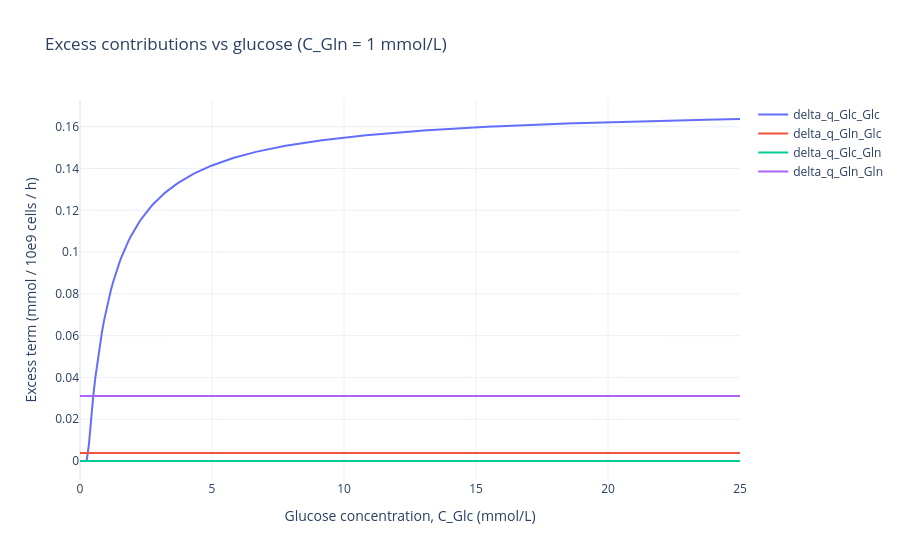
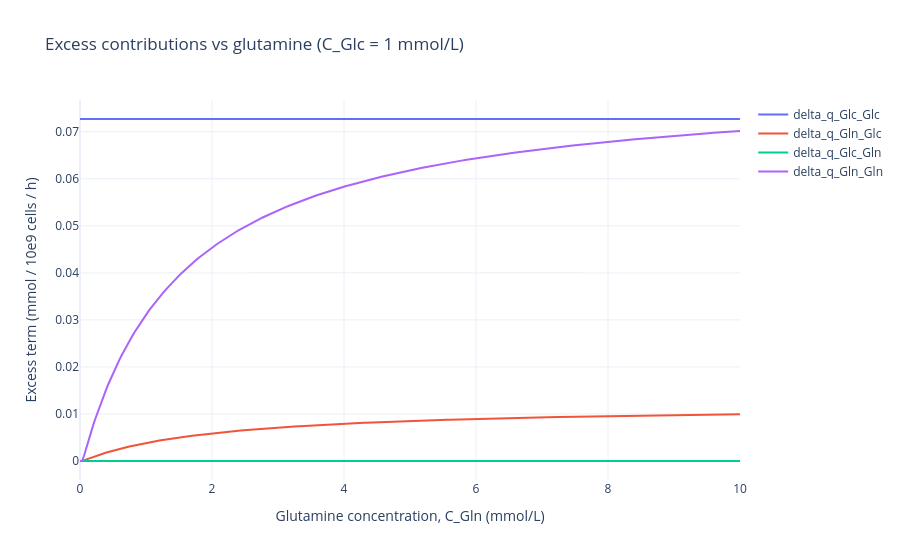
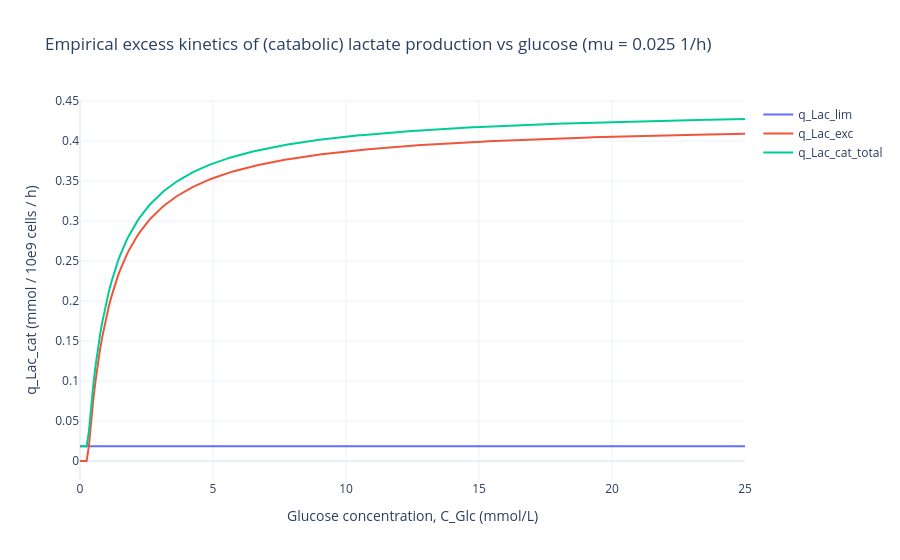
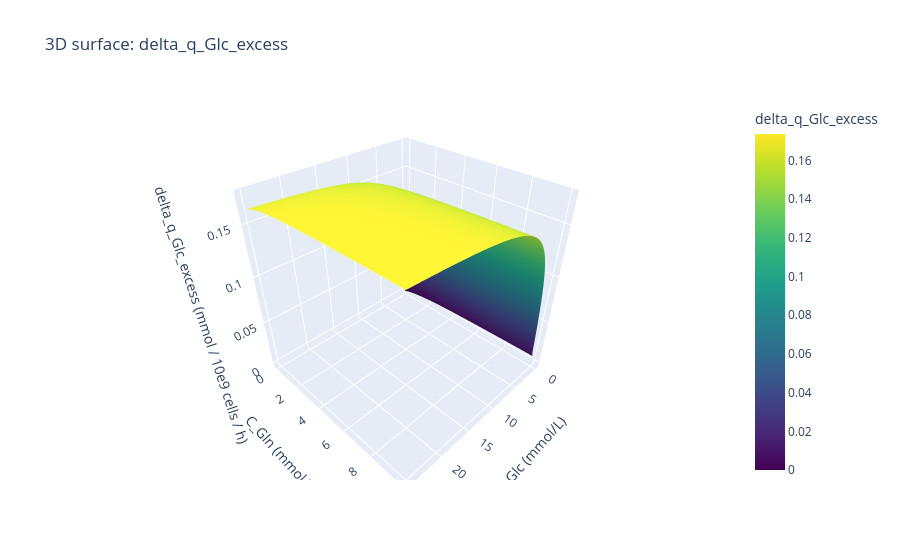

Notebook code cell kept with these figures, in order:
### Code cell
import plotly.graph_objects as go

# Graphing settup
# Sweep A: C_Glc in at fixed C_Gln = 1 mmol/L or in meshgrid
C_Glc_sweep = np.linspace(0.0, 25.0, 301)
C_Gln_fixed = 1.0

# Sweep B: C_Gln in at fixed C_Glc = 1 mmol/L or in meshgrid
C_Gln_sweep = np.linspace(0.0, 10.0, 301)
C_Glc_fixed = 1.0

# For catabolic yield calculations, we need growth rate as well
mu_sweep = np.linspace(0.0, 0.5, 301)  # example growth rate sweep from 0 to 1 1/h
mu_fixed = 0.025

# Reuse the excess model implementation directly
excess_model = sim.kinetic_model 

# ---- 1D sweeps requested by user ----

# Evaluate all four excess terms for each sweep
# return order:
# [delta_q_Glc_Glc, delta_q_Gln_Glc, delta_q_Glc_Gln, delta_q_Gln_Gln]
excess_vs_glc = np.array([
    excess_model.delta_q_excess_Glc_Gln(C_Glc, C_Gln_fixed)
    for C_Glc in C_Glc_sweep
], dtype=float)

excess_vs_gln = np.array([
    excess_model.delta_q_excess_Glc_Gln(C_Glc_fixed, C_Gln)
    for C_Gln in C_Gln_sweep
], dtype=float)

# New interface: inspect catabolic terms via get_cat_yield_terms
cat_terms_vs_glc = [
    excess_model.get_cat_yield_terms(mu=mu_fixed, C_Glc=C_Glc, C_Gln=C_Gln_fixed)
    for C_Glc in C_Glc_sweep
]
q_Lac_lim_vs_glc = np.array([d["q_Lac_lim"] for d in cat_terms_vs_glc], dtype=float)
q_Lac_exc_vs_glc = np.array([d["q_Lac_exc"] for d in cat_terms_vs_glc], dtype=float)
q_Lac_cat_vs_glc = np.array([d["q_Lac_cat"] for d in cat_terms_vs_glc], dtype=float)

labels = [
    "delta_q_Glc_Glc",
    "delta_q_Gln_Glc",
    "delta_q_Glc_Gln",
    "delta_q_Gln_Gln",
]

fig_glc = go.Figure()
for i, name in enumerate(labels):
    fig_glc.add_trace(
        go.Scatter(
            x=C_Glc_sweep,
            y=excess_vs_glc[:, i] * 1e9,  # convert to mmol / 10e9 cells / h for better readability
            mode="lines",
            name=name,
        )
    )
fig_glc.update_layout(
    title="Excess contributions vs glucose (C_Gln = 1 mmol/L)",
    xaxis_title="Glucose concentration, C_Glc (mmol/L)",
    yaxis_title="Excess term (mmol / 10e9 cells / h)",
    template="plotly_white",
)
fig_glc.show()

fig_gln = go.Figure()
for i, name in enumerate(labels):
    fig_gln.add_trace(
        go.Scatter(
            x=C_Gln_sweep,
            y=excess_vs_gln[:, i] * 1e9,
            mode="lines",
            name=name,
        )
    )
fig_gln.update_layout(
    title="Excess contributions vs glutamine (C_Glc = 1 mmol/L)",
    xaxis_title="Glutamine concentration, C_Gln (mmol/L)",
    yaxis_title="Excess term (mmol / 10e9 cells / h)",
    template="plotly_white",
)
fig_gln.show()

fig_q_Lactate_empirical = go.Figure()
fig_q_Lactate_empirical.add_trace(
    go.Scatter(
        x=C_Glc_sweep,
        y=q_Lac_lim_vs_glc * 1e9,
        mode="lines",
        name="q_Lac_lim",
    )
)
fig_q_Lactate_empirical.add_trace(
    go.Scatter(
        x=C_Glc_sweep,
        y=q_Lac_exc_vs_glc * 1e9,
        mode="lines",
        name="q_Lac_exc",
    )
)
fig_q_Lactate_empirical.add_trace(
    go.Scatter(
        x=C_Glc_sweep,
        y=q_Lac_cat_vs_glc * 1e9,
        mode="lines",
        name="q_Lac_cat_total",
    )
)
fig_q_Lactate_empirical.update_layout(
    title=f"Empirical excess kinetics of (catabolic) lactate production vs glucose (mu = {mu_fixed} 1/h)",
    xaxis_title="Glucose concentration, C_Glc (mmol/L)",
    yaxis_title="q_Lac_cat (mmol / 10e9 cells / h)",
    template="plotly_white",
)
fig_q_Lactate_empirical.show()


# ---- 3D surfaces over same ranges ----
X_glc, Y_gln = np.meshgrid(C_Glc_sweep, C_Gln_sweep)

Z_delta_q_Glc = np.zeros_like(X_glc, dtype=float)
Z_delta_q_Gln = np.zeros_like(X_glc, dtype=float)
Z_delta_Y_cat_Lac_Glc = np.zeros_like(X_glc, dtype=float)
Z_delta_Y_cat_Gln_Glc = np.zeros_like(X_glc, dtype=float)


for r in range(X_glc.shape[0]):
    for c in range(X_glc.shape[1]):
        dvals = excess_model.delta_q_excess_Glc_Gln(X_glc[r, c], Y_gln[r, c])
        Z_delta_q_Glc[r, c] = (dvals[0] + dvals[1]) * 1e9  # sum of Glc contributions
        Z_delta_q_Gln[r, c] = (dvals[2] + dvals[3]) * 1e9  # sum of Gln contributions
        yield_vals = excess_model.calculate_cat_yields_from_excess(mu_fixed, X_glc[r, c], Y_gln[r, c])  # example mu=0.5 1/h for yield back-calculation
        Z_delta_Y_cat_Lac_Glc[r, c] = yield_vals[0]  # Catabolic yield of lactate on glucose
        Z_delta_Y_cat_Gln_Glc[r, c] = yield_vals[1] # Catabolic yield of glutamine on glucose#  

fig_3d_glc_glc = go.Figure(
    data=[
        go.Surface(
            x=X_glc,
            y=Y_gln,
            z=Z_delta_q_Glc,
            colorscale="Viridis",
            colorbar=dict(title="delta_q_Glc_excess"),
        )
    ]
)
fig_3d_glc_glc.update_layout(
    title="3D surface: delta_q_Glc_excess",
    scene=dict(
        xaxis_title="C_Glc (mmol/L)",
        yaxis_title="C_Gln (mmol/L)",
        zaxis_title="delta_q_Glc_excess (mmol / 10e9 cells / h)",
    ),
)
fig_3d_glc_glc.show()

fig_3d_gln_gln = go.Figure(
    data=[
        go.Surface(
            x=X_glc,
            y=Y_gln,
            z=Z_delta_q_Gln,
            colorscale="Plasma",
            colorbar=dict(title="delta_q_Gln_excess"),
        )
    ]
)
fig_3d_gln_gln.update_layout(
    title="3D surface: delta_q_Gln_excess",
    scene=dict(
        xaxis_title="C_Glc (mmol/L)",
        yaxis_title="C_Gln (mmol/L)",
        zaxis_title="delta_q_Gln_excess (mmol / 10e9 cells / h)",
    ),
)
fig_3d_gln_gln.show()

fig_3d_Y_lac_glc = go.Figure(
    data=[
        go.Surface(
            x=X_glc,
            y=Y_gln,
            z=Z_delta_Y_cat_Lac_Glc,
            colorscale="Plasma",
            colorbar=dict(title="delta_Y_cat_Lac_Glc"),
        )
    ]
)
fig_3d_Y_lac_glc.update_layout(
    title=f"3D surface: delta_Y_cat_Lac_Glc at constant mu= {mu_fixed} 1/h",
    scene=dict(
        xaxis_title="C_Glc (mmol/L)",
        yaxis_title="C_Gln (mmol/L)",
        zaxis_title="delta_Y_cat_Lac_Glc (mmol / 10e9 cells / h)",
    ),
)
fig_3d_Y_lac_glc.show()

fig_3d_Y_gln_glc = go.Figure(
    data=[
        go.Surface(
            x=X_glc,
            y=Y_gln,
            z=Z_delta_Y_cat_Gln_Glc,
            colorscale="Plasma",
            colorbar=dict(title="delta_Y_cat_Gln_Glc"),
        )
    ]
)
fig_3d_Y_gln_glc.update_layout(
    title=f"3D surface: delta_Y_cat_Gln_Glc at constant mu= {mu_fixed} 1/h",
    scene=dict(
        xaxis_title="C_Glc (mmol/L)",
        yaxis_title="C_Gln (mmol/L)",
        zaxis_title="delta_Y_cat_Gln_Glc (mmol / 10e9 cells / h)",
    ),
)
fig_3d_Y_gln_glc.show()

### Figure 1 — Plotly figure (JSON) as saved in the notebook; plotly's stock layout.template omitted (floating-point values rounded to 4 significant figures; data arrays with more than 128 entries replaced by an {"elided": "..."} marker saying what was removed)
{"data": [{"mode": "lines", "name": "delta_q_Glc_Glc", "type": "scatter", "x": {"elided": "301 float values"}, "y": {"elided": "301 float values"}}, {"mode": "lines", "name": "delta_q_Gln_Glc", "type": "scatter", "x": {"elided": "301 float values"}, "y": {"elided": "301 float values"}}, {"mode": "lines", "name": "delta_q_Glc_Gln", "type": "scatter", "x": {"elided": "301 float values"}, "y": {"elided": "301 float values"}}, {"mode": "lines", "name": "delta_q_Gln_Gln", "type": "scatter", "x": {"elided": "301 float values"}, "y": {"elided": "301 float values"}}], "layout": {"title": {"text": "Excess contributions vs glucose (C_Gln = 1 mmol/L)"}, "xaxis": {"title": {"text": "Glucose concentration, C_Glc (mmol/L)"}}, "yaxis": {"title": {"text": "Excess term (mmol / 10e9 cells / h)"}}}}

### Figure 2 — Plotly figure (JSON) as saved in the notebook; plotly's stock layout.template omitted (floating-point values rounded to 4 significant figures; data arrays with more than 128 entries replaced by an {"elided": "..."} marker saying what was removed)
{"data": [{"mode": "lines", "name": "delta_q_Glc_Glc", "type": "scatter", "x": {"elided": "301 float values"}, "y": {"elided": "301 float values"}}, {"mode": "lines", "name": "delta_q_Gln_Glc", "type": "scatter", "x": {"elided": "301 float values"}, "y": {"elided": "301 float values"}}, {"mode": "lines", "name": "delta_q_Glc_Gln", "type": "scatter", "x": {"elided": "301 float values"}, "y": {"elided": "301 float values"}}, {"mode": "lines", "name": "delta_q_Gln_Gln", "type": "scatter", "x": {"elided": "301 float values"}, "y": {"elided": "301 float values"}}], "layout": {"title": {"text": "Excess contributions vs glutamine (C_Glc = 1 mmol/L)"}, "xaxis": {"title": {"text": "Glutamine concentration, C_Gln (mmol/L)"}}, "yaxis": {"title": {"text": "Excess term (mmol / 10e9 cells / h)"}}}}

### Figure 3 — Plotly figure (JSON) as saved in the notebook; plotly's stock layout.template omitted (floating-point values rounded to 4 significant figures; data arrays with more than 128 entries replaced by an {"elided": "..."} marker saying what was removed)
{"data": [{"mode": "lines", "name": "q_Lac_lim", "type": "scatter", "x": {"elided": "301 float values"}, "y": {"elided": "301 float values"}}, {"mode": "lines", "name": "q_Lac_exc", "type": "scatter", "x": {"elided": "301 float values"}, "y": {"elided": "301 float values"}}, {"mode": "lines", "name": "q_Lac_cat_total", "type": "scatter", "x": {"elided": "301 float values"}, "y": {"elided": "301 float values"}}], "layout": {"title": {"text": "Empirical excess kinetics of (catabolic) lactate production vs glucose (mu = 0.025 1/h)"}, "xaxis": {"title": {"text": "Glucose concentration, C_Glc (mmol/L)"}}, "yaxis": {"title": {"text": "q_Lac_cat (mmol / 10e9 cells / h)"}}}}

### Figure 4 — Plotly figure (JSON) as saved in the notebook; plotly's stock layout.template omitted (floating-point values rounded to 4 significant figures; data arrays with more than 128 entries replaced by an {"elided": "..."} marker saying what was removed)
{"data": [{"colorbar": {"title": {"text": "delta_q_Glc_excess"}}, "colorscale": [[0, "#440154"], [0.1111, "#482878"], [0.2222, "#3e4989"], [0.3333, "#31688e"], [0.4444, "#26828e"], [0.5556, "#1f9e89"], [0.6667, "#35b779"], [0.7778, "#6ece58"], [0.8889, "#b5de2b"], [1, "#fde725"]], "type": "surface", "x": {"elided": "301x301 float values"}, "y": {"elided": "301x301 float values"}, "z": {"elided": "301x301 float values"}}], "layout": {"scene": {"xaxis": {"title": {"text": "C_Glc (mmol/L)"}}, "yaxis": {"title": {"text": "C_Gln (mmol/L)"}}, "zaxis": {"title": {"text": "delta_q_Glc_excess (mmol / 10e9 cells / h)"}}}, "title": {"text": "3D surface: delta_q_Glc_excess"}}}
